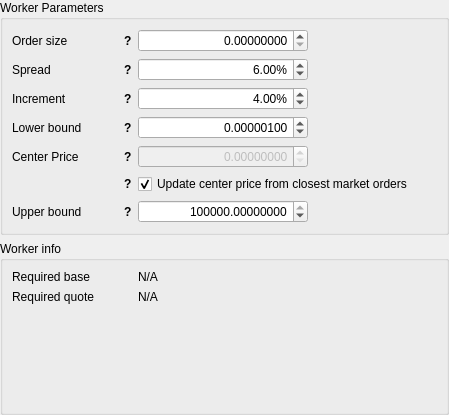
<?xml version="1.0" encoding="UTF-8"?>
<ui version="4.0">
 <class>Form</class>
 <widget class="QWidget" name="Form">
  <property name="geometry">
   <rect>
    <x>0</x>
    <y>0</y>
    <width>449</width>
    <height>415</height>
   </rect>
  </property>
  <property name="windowTitle">
   <string>Form</string>
  </property>
  <layout class="QVBoxLayout" name="verticalLayout">
   <property name="leftMargin">
    <number>0</number>
   </property>
   <property name="topMargin">
    <number>0</number>
   </property>
   <property name="rightMargin">
    <number>0</number>
   </property>
   <property name="bottomMargin">
    <number>0</number>
   </property>
   <item>
    <widget class="QGroupBox" name="groupBox_3">
     <property name="title">
      <string>Worker Parameters</string>
     </property>
     <layout class="QFormLayout" name="formLayout">
      <item row="2" column="0">
       <widget class="QWidget" name="amount_wrap" native="true">
        <property name="minimumSize">
         <size>
          <width>120</width>
          <height>0</height>
         </size>
        </property>
        <property name="maximumSize">
         <size>
          <width>120</width>
          <height>16777215</height>
         </size>
        </property>
        <layout class="QHBoxLayout" name="horizontalLayout_4">
         <property name="spacing">
          <number>0</number>
         </property>
         <property name="leftMargin">
          <number>0</number>
         </property>
         <property name="topMargin">
          <number>0</number>
         </property>
         <property name="rightMargin">
          <number>0</number>
         </property>
         <property name="bottomMargin">
          <number>0</number>
         </property>
         <item>
          <widget class="QLabel" name="amount_label">
           <property name="sizePolicy">
            <sizepolicy hsizetype="Minimum" vsizetype="Preferred">
             <horstretch>0</horstretch>
             <verstretch>0</verstretch>
            </sizepolicy>
           </property>
           <property name="minimumSize">
            <size>
             <width>0</width>
             <height>0</height>
            </size>
           </property>
           <property name="maximumSize">
            <size>
             <width>16777215</width>
             <height>16777215</height>
            </size>
           </property>
           <property name="text">
            <string>Order size</string>
           </property>
           <property name="wordWrap">
            <bool>true</bool>
           </property>
          </widget>
         </item>
         <item>
          <widget class="QLabel" name="amount_tooltip">
           <property name="sizePolicy">
            <sizepolicy hsizetype="Fixed" vsizetype="Preferred">
             <horstretch>0</horstretch>
             <verstretch>0</verstretch>
            </sizepolicy>
           </property>
           <property name="font">
            <font>
             <weight>75</weight>
             <bold>true</bold>
            </font>
           </property>
           <property name="cursor">
            <cursorShape>WhatsThisCursor</cursorShape>
           </property>
           <property name="toolTip">
            <string>Amount of sell/buy order</string>
           </property>
           <property name="text">
            <string>?</string>
           </property>
           <property name="margin">
            <number>5</number>
           </property>
          </widget>
         </item>
        </layout>
       </widget>
      </item>
      <item row="2" column="1">
       <widget class="QDoubleSpinBox" name="amount_input">
        <property name="sizePolicy">
         <sizepolicy hsizetype="Fixed" vsizetype="Fixed">
          <horstretch>0</horstretch>
          <verstretch>0</verstretch>
         </sizepolicy>
        </property>
        <property name="minimumSize">
         <size>
          <width>170</width>
          <height>0</height>
         </size>
        </property>
        <property name="locale">
         <locale language="English" country="UnitedStates"/>
        </property>
        <property name="alignment">
         <set>Qt::AlignRight|Qt::AlignTrailing|Qt::AlignVCenter</set>
        </property>
        <property name="suffix">
         <string/>
        </property>
        <property name="decimals">
         <number>8</number>
        </property>
        <property name="maximum">
         <double>100000.000000000000000</double>
        </property>
        <property name="value">
         <double>0.000000000000000</double>
        </property>
       </widget>
      </item>
      <item row="6" column="0">
       <widget class="QWidget" name="spread_wrap" native="true">
        <property name="sizePolicy">
         <sizepolicy hsizetype="Fixed" vsizetype="Preferred">
          <horstretch>0</horstretch>
          <verstretch>0</verstretch>
         </sizepolicy>
        </property>
        <property name="minimumSize">
         <size>
          <width>120</width>
          <height>0</height>
         </size>
        </property>
        <property name="maximumSize">
         <size>
          <width>120</width>
          <height>16777215</height>
         </size>
        </property>
        <layout class="QHBoxLayout" name="horizontalLayout_5">
         <property name="spacing">
          <number>0</number>
         </property>
         <property name="leftMargin">
          <number>0</number>
         </property>
         <property name="topMargin">
          <number>0</number>
         </property>
         <property name="rightMargin">
          <number>0</number>
         </property>
         <property name="bottomMargin">
          <number>0</number>
         </property>
         <item>
          <widget class="QLabel" name="spread_label">
           <property name="sizePolicy">
            <sizepolicy hsizetype="Minimum" vsizetype="Preferred">
             <horstretch>0</horstretch>
             <verstretch>0</verstretch>
            </sizepolicy>
           </property>
           <property name="minimumSize">
            <size>
             <width>0</width>
             <height>0</height>
            </size>
           </property>
           <property name="maximumSize">
            <size>
             <width>16777215</width>
             <height>16777215</height>
            </size>
           </property>
           <property name="text">
            <string>Spread</string>
           </property>
           <property name="wordWrap">
            <bool>true</bool>
           </property>
          </widget>
         </item>
         <item>
          <widget class="QLabel" name="spread_tooltip">
           <property name="sizePolicy">
            <sizepolicy hsizetype="Fixed" vsizetype="Preferred">
             <horstretch>0</horstretch>
             <verstretch>0</verstretch>
            </sizepolicy>
           </property>
           <property name="font">
            <font>
             <weight>75</weight>
             <bold>true</bold>
            </font>
           </property>
           <property name="cursor">
            <cursorShape>WhatsThisCursor</cursorShape>
           </property>
           <property name="toolTip">
            <string>The percentage difference between buy and sell</string>
           </property>
           <property name="text">
            <string>?</string>
           </property>
           <property name="margin">
            <number>5</number>
           </property>
          </widget>
         </item>
        </layout>
       </widget>
      </item>
      <item row="6" column="1">
       <widget class="QDoubleSpinBox" name="spread_input">
        <property name="sizePolicy">
         <sizepolicy hsizetype="Fixed" vsizetype="Fixed">
          <horstretch>0</horstretch>
          <verstretch>0</verstretch>
         </sizepolicy>
        </property>
        <property name="minimumSize">
         <size>
          <width>170</width>
          <height>0</height>
         </size>
        </property>
        <property name="locale">
         <locale language="English" country="UnitedStates"/>
        </property>
        <property name="alignment">
         <set>Qt::AlignRight|Qt::AlignTrailing|Qt::AlignVCenter</set>
        </property>
        <property name="suffix">
         <string>%</string>
        </property>
        <property name="maximum">
         <double>100000.000000000000000</double>
        </property>
        <property name="value">
         <double>6.000000000000000</double>
        </property>
       </widget>
      </item>
      <item row="9" column="0">
       <widget class="QWidget" name="increment_wrap" native="true">
        <property name="sizePolicy">
         <sizepolicy hsizetype="Fixed" vsizetype="Preferred">
          <horstretch>0</horstretch>
          <verstretch>0</verstretch>
         </sizepolicy>
        </property>
        <property name="minimumSize">
         <size>
          <width>120</width>
          <height>0</height>
         </size>
        </property>
        <property name="maximumSize">
         <size>
          <width>120</width>
          <height>16777215</height>
         </size>
        </property>
        <layout class="QHBoxLayout" name="horizontalLayout_6">
         <property name="spacing">
          <number>0</number>
         </property>
         <property name="leftMargin">
          <number>0</number>
         </property>
         <property name="topMargin">
          <number>0</number>
         </property>
         <property name="rightMargin">
          <number>0</number>
         </property>
         <property name="bottomMargin">
          <number>0</number>
         </property>
         <item>
          <widget class="QLabel" name="increment_label">
           <property name="sizePolicy">
            <sizepolicy hsizetype="Minimum" vsizetype="Preferred">
             <horstretch>0</horstretch>
             <verstretch>0</verstretch>
            </sizepolicy>
           </property>
           <property name="minimumSize">
            <size>
             <width>0</width>
             <height>0</height>
            </size>
           </property>
           <property name="maximumSize">
            <size>
             <width>16777215</width>
             <height>16777215</height>
            </size>
           </property>
           <property name="text">
            <string>Increment</string>
           </property>
           <property name="wordWrap">
            <bool>true</bool>
           </property>
          </widget>
         </item>
         <item>
          <widget class="QLabel" name="increment_tooltip">
           <property name="sizePolicy">
            <sizepolicy hsizetype="Fixed" vsizetype="Preferred">
             <horstretch>0</horstretch>
             <verstretch>0</verstretch>
            </sizepolicy>
           </property>
           <property name="font">
            <font>
             <weight>75</weight>
             <bold>true</bold>
            </font>
           </property>
           <property name="cursor">
            <cursorShape>WhatsThisCursor</cursorShape>
           </property>
           <property name="toolTip">
            <string>The percentage difference between each staggered order</string>
           </property>
           <property name="text">
            <string>?</string>
           </property>
           <property name="margin">
            <number>5</number>
           </property>
          </widget>
         </item>
        </layout>
       </widget>
      </item>
      <item row="9" column="1">
       <widget class="QDoubleSpinBox" name="increment_input">
        <property name="sizePolicy">
         <sizepolicy hsizetype="Fixed" vsizetype="Fixed">
          <horstretch>0</horstretch>
          <verstretch>0</verstretch>
         </sizepolicy>
        </property>
        <property name="minimumSize">
         <size>
          <width>170</width>
          <height>0</height>
         </size>
        </property>
        <property name="locale">
         <locale language="English" country="UnitedStates"/>
        </property>
        <property name="alignment">
         <set>Qt::AlignRight|Qt::AlignTrailing|Qt::AlignVCenter</set>
        </property>
        <property name="suffix">
         <string>%</string>
        </property>
        <property name="maximum">
         <double>100000.000000000000000</double>
        </property>
        <property name="value">
         <double>4.000000000000000</double>
        </property>
       </widget>
      </item>
      <item row="11" column="0">
       <widget class="QWidget" name="lower_bound_wrap" native="true">
        <property name="sizePolicy">
         <sizepolicy hsizetype="Fixed" vsizetype="Preferred">
          <horstretch>0</horstretch>
          <verstretch>0</verstretch>
         </sizepolicy>
        </property>
        <property name="minimumSize">
         <size>
          <width>120</width>
          <height>0</height>
         </size>
        </property>
        <property name="maximumSize">
         <size>
          <width>120</width>
          <height>16777215</height>
         </size>
        </property>
        <layout class="QHBoxLayout" name="horizontalLayout_7">
         <property name="spacing">
          <number>0</number>
         </property>
         <property name="leftMargin">
          <number>0</number>
         </property>
         <property name="topMargin">
          <number>0</number>
         </property>
         <property name="rightMargin">
          <number>0</number>
         </property>
         <property name="bottomMargin">
          <number>0</number>
         </property>
         <item>
          <widget class="QLabel" name="lower_bound_label">
           <property name="sizePolicy">
            <sizepolicy hsizetype="Minimum" vsizetype="Preferred">
             <horstretch>0</horstretch>
             <verstretch>0</verstretch>
            </sizepolicy>
           </property>
           <property name="minimumSize">
            <size>
             <width>0</width>
             <height>0</height>
            </size>
           </property>
           <property name="maximumSize">
            <size>
             <width>16777215</width>
             <height>16777215</height>
            </size>
           </property>
           <property name="text">
            <string>Lower bound</string>
           </property>
           <property name="wordWrap">
            <bool>true</bool>
           </property>
          </widget>
         </item>
         <item>
          <widget class="QLabel" name="lower_bound_tooltip">
           <property name="sizePolicy">
            <sizepolicy hsizetype="Fixed" vsizetype="Preferred">
             <horstretch>0</horstretch>
             <verstretch>0</verstretch>
            </sizepolicy>
           </property>
           <property name="font">
            <font>
             <weight>75</weight>
             <bold>true</bold>
            </font>
           </property>
           <property name="cursor">
            <cursorShape>WhatsThisCursor</cursorShape>
           </property>
           <property name="toolTip">
            <string>The bottom price in the range</string>
           </property>
           <property name="text">
            <string>?</string>
           </property>
           <property name="margin">
            <number>5</number>
           </property>
          </widget>
         </item>
        </layout>
       </widget>
      </item>
      <item row="11" column="1">
       <widget class="QDoubleSpinBox" name="lower_bound_input">
        <property name="sizePolicy">
         <sizepolicy hsizetype="Fixed" vsizetype="Fixed">
          <horstretch>0</horstretch>
          <verstretch>0</verstretch>
         </sizepolicy>
        </property>
        <property name="minimumSize">
         <size>
          <width>170</width>
          <height>0</height>
         </size>
        </property>
        <property name="locale">
         <locale language="English" country="UnitedStates"/>
        </property>
        <property name="alignment">
         <set>Qt::AlignRight|Qt::AlignTrailing|Qt::AlignVCenter</set>
        </property>
        <property name="decimals">
         <number>8</number>
        </property>
        <property name="maximum">
         <double>1000000000.000000000000000</double>
        </property>
        <property name="value">
         <double>0.000001000000000</double>
        </property>
       </widget>
      </item>
      <item row="15" column="0">
       <widget class="QWidget" name="center_price_wrap" native="true">
        <property name="sizePolicy">
         <sizepolicy hsizetype="Fixed" vsizetype="Preferred">
          <horstretch>0</horstretch>
          <verstretch>0</verstretch>
         </sizepolicy>
        </property>
        <property name="minimumSize">
         <size>
          <width>120</width>
          <height>0</height>
         </size>
        </property>
        <property name="maximumSize">
         <size>
          <width>120</width>
          <height>16777215</height>
         </size>
        </property>
        <layout class="QHBoxLayout" name="horizontalLayout_8">
         <property name="spacing">
          <number>0</number>
         </property>
         <property name="leftMargin">
          <number>0</number>
         </property>
         <property name="topMargin">
          <number>0</number>
         </property>
         <property name="rightMargin">
          <number>0</number>
         </property>
         <property name="bottomMargin">
          <number>0</number>
         </property>
         <item>
          <widget class="QLabel" name="center_price_label">
           <property name="sizePolicy">
            <sizepolicy hsizetype="Minimum" vsizetype="Preferred">
             <horstretch>0</horstretch>
             <verstretch>0</verstretch>
            </sizepolicy>
           </property>
           <property name="minimumSize">
            <size>
             <width>0</width>
             <height>0</height>
            </size>
           </property>
           <property name="maximumSize">
            <size>
             <width>16777215</width>
             <height>16777215</height>
            </size>
           </property>
           <property name="text">
            <string>Center Price</string>
           </property>
          </widget>
         </item>
         <item>
          <widget class="QLabel" name="center_price_tooltip">
           <property name="sizePolicy">
            <sizepolicy hsizetype="Fixed" vsizetype="Preferred">
             <horstretch>0</horstretch>
             <verstretch>0</verstretch>
            </sizepolicy>
           </property>
           <property name="font">
            <font>
             <weight>75</weight>
             <bold>true</bold>
            </font>
           </property>
           <property name="cursor">
            <cursorShape>WhatsThisCursor</cursorShape>
           </property>
           <property name="toolTip">
            <string>Fixed center price expressed in base asset: base/quote</string>
           </property>
           <property name="text">
            <string>?</string>
           </property>
           <property name="margin">
            <number>5</number>
           </property>
          </widget>
         </item>
        </layout>
       </widget>
      </item>
      <item row="17" column="1">
       <widget class="QCheckBox" name="center_price_dynamic_input">
        <property name="sizePolicy">
         <sizepolicy hsizetype="Fixed" vsizetype="Fixed">
          <horstretch>0</horstretch>
          <verstretch>0</verstretch>
         </sizepolicy>
        </property>
        <property name="text">
         <string>Update center price from closest market orders</string>
        </property>
        <property name="checked">
         <bool>true</bool>
        </property>
       </widget>
      </item>
      <item row="19" column="0">
       <widget class="QWidget" name="upper_bound_wrap" native="true">
        <property name="sizePolicy">
         <sizepolicy hsizetype="Fixed" vsizetype="Preferred">
          <horstretch>0</horstretch>
          <verstretch>0</verstretch>
         </sizepolicy>
        </property>
        <property name="minimumSize">
         <size>
          <width>120</width>
          <height>0</height>
         </size>
        </property>
        <property name="maximumSize">
         <size>
          <width>120</width>
          <height>16777215</height>
         </size>
        </property>
        <layout class="QHBoxLayout" name="horizontalLayout_9">
         <property name="spacing">
          <number>0</number>
         </property>
         <property name="leftMargin">
          <number>0</number>
         </property>
         <property name="topMargin">
          <number>0</number>
         </property>
         <property name="rightMargin">
          <number>0</number>
         </property>
         <property name="bottomMargin">
          <number>0</number>
         </property>
         <item>
          <widget class="QLabel" name="upper_bound_label">
           <property name="sizePolicy">
            <sizepolicy hsizetype="Minimum" vsizetype="Preferred">
             <horstretch>0</horstretch>
             <verstretch>0</verstretch>
            </sizepolicy>
           </property>
           <property name="minimumSize">
            <size>
             <width>0</width>
             <height>0</height>
            </size>
           </property>
           <property name="maximumSize">
            <size>
             <width>16777215</width>
             <height>16777215</height>
            </size>
           </property>
           <property name="text">
            <string>Upper bound</string>
           </property>
          </widget>
         </item>
         <item>
          <widget class="QLabel" name="upper_bound_tooltip">
           <property name="sizePolicy">
            <sizepolicy hsizetype="Fixed" vsizetype="Preferred">
             <horstretch>0</horstretch>
             <verstretch>0</verstretch>
            </sizepolicy>
           </property>
           <property name="font">
            <font>
             <weight>75</weight>
             <bold>true</bold>
            </font>
           </property>
           <property name="cursor">
            <cursorShape>WhatsThisCursor</cursorShape>
           </property>
           <property name="toolTip">
            <string>The top price in the range</string>
           </property>
           <property name="text">
            <string>?</string>
           </property>
           <property name="margin">
            <number>5</number>
           </property>
          </widget>
         </item>
        </layout>
       </widget>
      </item>
      <item row="17" column="0">
       <widget class="QWidget" name="center_price_dynamic_wrap" native="true">
        <property name="sizePolicy">
         <sizepolicy hsizetype="Fixed" vsizetype="Preferred">
          <horstretch>0</horstretch>
          <verstretch>0</verstretch>
         </sizepolicy>
        </property>
        <property name="minimumSize">
         <size>
          <width>120</width>
          <height>0</height>
         </size>
        </property>
        <property name="maximumSize">
         <size>
          <width>120</width>
          <height>16777215</height>
         </size>
        </property>
        <layout class="QHBoxLayout" name="horizontalLayout_10">
         <property name="spacing">
          <number>0</number>
         </property>
         <property name="leftMargin">
          <number>0</number>
         </property>
         <property name="topMargin">
          <number>0</number>
         </property>
         <property name="rightMargin">
          <number>0</number>
         </property>
         <property name="bottomMargin">
          <number>0</number>
         </property>
         <item>
          <spacer name="horizontalSpacer">
           <property name="orientation">
            <enum>Qt::Horizontal</enum>
           </property>
           <property name="sizeHint" stdset="0">
            <size>
             <width>40</width>
             <height>20</height>
            </size>
           </property>
          </spacer>
         </item>
         <item>
          <widget class="QLabel" name="center_price_dynamic_tooltip">
           <property name="sizePolicy">
            <sizepolicy hsizetype="Fixed" vsizetype="Preferred">
             <horstretch>0</horstretch>
             <verstretch>0</verstretch>
            </sizepolicy>
           </property>
           <property name="font">
            <font>
             <weight>75</weight>
             <bold>true</bold>
            </font>
           </property>
           <property name="cursor">
            <cursorShape>WhatsThisCursor</cursorShape>
           </property>
           <property name="toolTip">
            <string>Always calculate the middle from the closest market orders</string>
           </property>
           <property name="text">
            <string>?</string>
           </property>
           <property name="alignment">
            <set>Qt::AlignLeading|Qt::AlignLeft|Qt::AlignVCenter</set>
           </property>
           <property name="margin">
            <number>5</number>
           </property>
          </widget>
         </item>
        </layout>
       </widget>
      </item>
      <item row="15" column="1">
       <widget class="QDoubleSpinBox" name="center_price_input">
        <property name="enabled">
         <bool>false</bool>
        </property>
        <property name="sizePolicy">
         <sizepolicy hsizetype="Fixed" vsizetype="Fixed">
          <horstretch>0</horstretch>
          <verstretch>0</verstretch>
         </sizepolicy>
        </property>
        <property name="minimumSize">
         <size>
          <width>170</width>
          <height>0</height>
         </size>
        </property>
        <property name="locale">
         <locale language="English" country="UnitedStates"/>
        </property>
        <property name="alignment">
         <set>Qt::AlignRight|Qt::AlignTrailing|Qt::AlignVCenter</set>
        </property>
        <property name="accelerated">
         <bool>false</bool>
        </property>
        <property name="showGroupSeparator" stdset="0">
         <bool>false</bool>
        </property>
        <property name="decimals">
         <number>8</number>
        </property>
        <property name="minimum">
         <double>0.000000000000000</double>
        </property>
        <property name="maximum">
         <double>999999999.998999953269958</double>
        </property>
       </widget>
      </item>
      <item row="19" column="1">
       <widget class="QDoubleSpinBox" name="upper_bound_input">
        <property name="sizePolicy">
         <sizepolicy hsizetype="Fixed" vsizetype="Fixed">
          <horstretch>0</horstretch>
          <verstretch>0</verstretch>
         </sizepolicy>
        </property>
        <property name="minimumSize">
         <size>
          <width>170</width>
          <height>0</height>
         </size>
        </property>
        <property name="locale">
         <locale language="English" country="UnitedStates"/>
        </property>
        <property name="alignment">
         <set>Qt::AlignRight|Qt::AlignTrailing|Qt::AlignVCenter</set>
        </property>
        <property name="decimals">
         <number>8</number>
        </property>
        <property name="maximum">
         <double>1000000000.000000000000000</double>
        </property>
        <property name="value">
         <double>1000000.000000000000000</double>
        </property>
       </widget>
      </item>
     </layout>
    </widget>
   </item>
   <item>
    <widget class="QGroupBox" name="groupBox_4">
     <property name="title">
      <string>Worker info</string>
     </property>
     <layout class="QFormLayout" name="formLayout_4">
      <property name="bottomMargin">
       <number>3</number>
      </property>
      <item row="0" column="0">
       <widget class="QLabel" name="required_base_label">
        <property name="minimumSize">
         <size>
          <width>120</width>
          <height>0</height>
         </size>
        </property>
        <property name="maximumSize">
         <size>
          <width>120</width>
          <height>16777215</height>
         </size>
        </property>
        <property name="text">
         <string>Required base</string>
        </property>
       </widget>
      </item>
      <item row="0" column="1">
       <widget class="QLabel" name="required_base_text">
        <property name="text">
         <string>N/A</string>
        </property>
       </widget>
      </item>
      <item row="1" column="0">
       <widget class="QLabel" name="required_quote_label">
        <property name="minimumSize">
         <size>
          <width>120</width>
          <height>0</height>
         </size>
        </property>
        <property name="maximumSize">
         <size>
          <width>120</width>
          <height>16777215</height>
         </size>
        </property>
        <property name="text">
         <string>Required quote</string>
        </property>
        <property name="wordWrap">
         <bool>true</bool>
        </property>
       </widget>
      </item>
      <item row="1" column="1">
       <widget class="QLabel" name="required_quote_text">
        <property name="text">
         <string>N/A</string>
        </property>
       </widget>
      </item>
     </layout>
    </widget>
   </item>
  </layout>
 </widget>
 <resources/>
 <connections>
  <connection>
   <sender>center_price_dynamic_input</sender>
   <signal>toggled(bool)</signal>
   <receiver>center_price_input</receiver>
   <slot>setDisabled(bool)</slot>
   <hints>
    <hint type="sourcelabel">
     <x>281</x>
     <y>272</y>
    </hint>
    <hint type="destinationlabel">
     <x>217</x>
     <y>236</y>
    </hint>
   </hints>
  </connection>
 </connections>
</ui>
